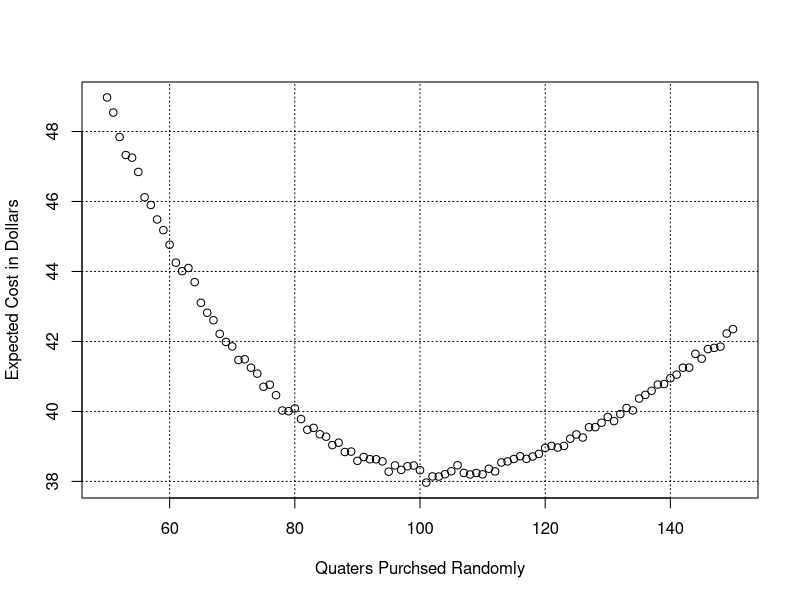

Source code (R):
## ---- chunk 1
purchase = function(n = 100){
  length(unique(sample(1:50,size = n,replace = TRUE)))
}
## ---- chunk 2
N = replicate(1000,purchase())
## ---- chunk 3
sum(N >= 45) / length(N)
## ---- chunk 4
mean(N)
## ---- chunk 5
purchase2 = function(n = 100){
  N1 = length(unique(sample(1:50,size = n,replace = TRUE)))
  N2 = 50 - N1
  0.25 * n + 2 * N2
}
## ---- chunk 6
expected.cost = function(n = 100){
  mean(replicate(1000,purchase2(n)))
}
expected.cost()
## ---- chunk 7
n = 50:150
costs = sapply(n,expected.cost)
plot(n,costs,xlab = 'Quaters Purchsed Randomly',ylab = 'Expected Cost in Dollars')
grid(col = 'black')
